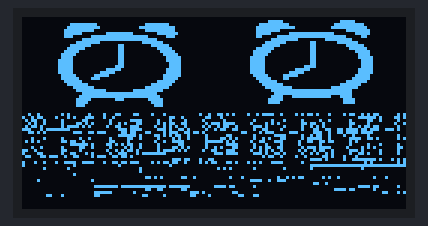
This sketch was run on a simulated Arduino Uno, built with avr-gcc and run on an emulated ATmega328P. Parts: 128×64 one-colour display.

Above: at 0.1 s.

The sketch:

sketch_sep19b.ino
```cpp
#include <Wire.h>
#include <Adafruit_GFX.h>
#include <Adafruit_SSD1306.h>
#define SCREEN_WIDTH 128
#define SCREEN_HEIGHT 64
#define OLED_MOSI   13
#define OLED_CLK   14
#define OLED_DC   4
#define OLED_CS    15
#define OLED_RESET 16
Adafruit_SSD1306 display(OLED_MOSI, OLED_CLK, OLED_DC, OLED_RESET, OLED_CS);
static const unsigned char PROGMEM ljjzrd [] = {
  0x00, 0x00, 0x00, 0x00, 0x00, 0x00, 0x00, 0x00, 0x00, 0x00, 0x00, 0x00, 0x00, 0x00, 0x00, 0x00,
  0x00, 0x00, 0x00, 0x00, 0x00, 0x00, 0x00, 0x00, 0x00, 0x00, 0x3E, 0x00, 0x00, 0x3E, 0x00, 0x00,
  0x00, 0x00, 0xFF, 0x80, 0x00, 0x7F, 0x80, 0x00, 0x00, 0x01, 0xFF, 0x80, 0x00, 0xFF, 0xC0, 0x00,
  0x00, 0x01, 0xFF, 0xC0, 0x01, 0xFF, 0xE0, 0x00, 0x00, 0x03, 0xFF, 0xE0, 0x01, 0xFF, 0xE0, 0x00,
  0x00, 0x03, 0xFF, 0x00, 0x00, 0x7F, 0xE0, 0x00, 0x00, 0x03, 0xFC, 0x00, 0x00, 0x0F, 0xF0, 0x00,
  0x00, 0x03, 0xF0, 0x0F, 0xF8, 0x07, 0xF0, 0x00, 0x00, 0x03, 0xE0, 0x7F, 0xFF, 0x01, 0xF0, 0x00,
  0x00, 0x03, 0x81, 0xFF, 0xFF, 0xC0, 0xE0, 0x00, 0x00, 0x03, 0x07, 0xFF, 0xFF, 0xF0, 0x60, 0x00,
  0x00, 0x00, 0x0F, 0xFF, 0xFF, 0xF8, 0x00, 0x00, 0x00, 0x00, 0x1F, 0xF0, 0x07, 0xFC, 0x00, 0x00,
  0x00, 0x00, 0x3F, 0xC0, 0x00, 0xFE, 0x00, 0x00, 0x00, 0x00, 0x7F, 0x00, 0xC0, 0x7F, 0x00, 0x00,
  0x00, 0x00, 0xFE, 0x00, 0xC0, 0x1F, 0x80, 0x00, 0x00, 0x00, 0xFC, 0x00, 0xC0, 0x0F, 0xC0, 0x00,
  0x00, 0x01, 0xF8, 0x00, 0xC0, 0x07, 0xC0, 0x00, 0x00, 0x03, 0xF0, 0x00, 0xC0, 0x07, 0xE0, 0x00,
  0x00, 0x03, 0xE0, 0x00, 0xC0, 0x03, 0xE0, 0x00, 0x00, 0x07, 0xE0, 0x00, 0xC0, 0x01, 0xF0, 0x00,
  0x00, 0x07, 0xC0, 0x00, 0xC0, 0x01, 0xF0, 0x00, 0x00, 0x07, 0xC0, 0x00, 0xC0, 0x00, 0xF0, 0x00,
  0x00, 0x07, 0x80, 0x00, 0xC0, 0x00, 0xF8, 0x00, 0x00, 0x0F, 0x80, 0x00, 0xC0, 0x00, 0xF8, 0x00,
  0x00, 0x0F, 0x80, 0x00, 0xC0, 0x00, 0xF8, 0x00, 0x00, 0x0F, 0x80, 0x00, 0xC0, 0x00, 0x78, 0x00,
  0x00, 0x0F, 0x80, 0x00, 0xC0, 0x00, 0x78, 0x00, 0x00, 0x0F, 0x80, 0x00, 0xC0, 0x00, 0x78, 0x00,
  0x00, 0x0F, 0x80, 0x01, 0xC0, 0x00, 0x78, 0x00, 0x00, 0x0F, 0x80, 0x03, 0xC0, 0x00, 0x78, 0x00,
  0x00, 0x0F, 0x80, 0x0F, 0x80, 0x00, 0xF8, 0x00, 0x00, 0x0F, 0x80, 0x1F, 0x00, 0x00, 0xF8, 0x00,
  0x00, 0x0F, 0x80, 0x3E, 0x00, 0x00, 0xF8, 0x00, 0x00, 0x0F, 0x80, 0x7C, 0x00, 0x00, 0xF8, 0x00,
  0x00, 0x07, 0xC0, 0xF8, 0x00, 0x01, 0xF8, 0x00, 0x00, 0x07, 0xC1, 0xF0, 0x00, 0x01, 0xF0, 0x00,
  0x00, 0x07, 0xE1, 0xC0, 0x00, 0x01, 0xF0, 0x00, 0x00, 0x03, 0xE1, 0x80, 0x00, 0x03, 0xF0, 0x00,
  0x00, 0x03, 0xF0, 0x00, 0x00, 0x07, 0xE0, 0x00, 0x00, 0x01, 0xF8, 0x00, 0x00, 0x0F, 0xE0, 0x00,
  0x00, 0x01, 0xFC, 0x00, 0x00, 0x1F, 0xC0, 0x00, 0x00, 0x00, 0xFE, 0x00, 0x00, 0x3F, 0x80, 0x00,
  0x00, 0x00, 0x7F, 0x00, 0x00, 0x7F, 0x80, 0x00, 0x00, 0x00, 0x7F, 0xC0, 0x01, 0xFF, 0x00, 0x00,
  0x00, 0x00, 0x3F, 0xF0, 0x07, 0xFE, 0x00, 0x00, 0x00, 0x00, 0x1F, 0xFF, 0xFF, 0xFC, 0x00, 0x00,
  0x00, 0x00, 0x0F, 0xFF, 0xFF, 0xF8, 0x00, 0x00, 0x00, 0x00, 0x0F, 0xFF, 0xFF, 0xFC, 0x00, 0x00,
  0x00, 0x00, 0x1F, 0xFF, 0xFF, 0xFC, 0x00, 0x00, 0x00, 0x00, 0x1E, 0x3F, 0xFE, 0x3C, 0x00, 0x00,
  0x00, 0x00, 0x3E, 0x01, 0xC0, 0x3E, 0x00, 0x00, 0x00, 0x00, 0x3E, 0x00, 0x00, 0x1E, 0x00, 0x00,
  0x00, 0x00, 0x3C, 0x00, 0x00, 0x1E, 0x00, 0x00, 0x00, 0x00, 0x3C, 0x00, 0x00, 0x1E, 0x00, 0x00,
  0x00, 0x00, 0x38, 0x00, 0x00, 0x0E, 0x00, 0x00, 0x00, 0x00, 0x00, 0x00, 0x00, 0x00, 0x00, 0x00,
  0x00, 0x00, 0x00, 0x00, 0x00, 0x00, 0x00, 0x00, 0x00, 0x00, 0x00, 0x00, 0x00, 0x00, 0x00, 0x00,
  0x00, 0x00, 0x00, 0x00, 0x00, 0x00, 0x00, 0x00, 0x00, 0x00, 0x00, 0x00, 0x00, 0x00, 0x00, 0x00
};
void setup() {
  // put your setup code here, to run once:
  Serial.begin(9600);
  display.begin(SSD1306_SWITCHCAPVCC);
  display.clearDisplay();
  display.drawBitmap(0, 0, ljjzrd, 128, 64, WHITE);
  display.display();               //显示logo图案
}

void loop() {
  // put your main code here, to run repeatedly:

}
```
